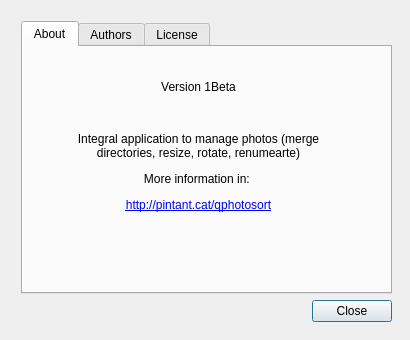
<ui version="4.0" >
 <class>about</class>
 <widget class="QDialog" name="about" >
  <property name="geometry" >
   <rect>
    <x>0</x>
    <y>0</y>
    <width>410</width>
    <height>340</height>
   </rect>
  </property>
  <property name="sizePolicy" >
   <sizepolicy>
    <hsizetype>0</hsizetype>
    <vsizetype>0</vsizetype>
    <horstretch>144</horstretch>
    <verstretch>232</verstretch>
   </sizepolicy>
  </property>
  <property name="minimumSize" >
   <size>
    <width>410</width>
    <height>340</height>
   </size>
  </property>
  <property name="maximumSize" >
   <size>
    <width>410</width>
    <height>340</height>
   </size>
  </property>
  <property name="windowTitle" >
   <string>About qphotosort</string>
  </property>
  <property name="windowIcon" >
   <iconset/>
  </property>
  <property name="modal" >
   <bool>false</bool>
  </property>
  <widget class="QWidget" name="layoutWidget" >
   <property name="geometry" >
    <rect>
     <x>21</x>
     <y>21</y>
     <width>371</width>
     <height>301</height>
    </rect>
   </property>
   <layout class="QGridLayout" >
    <property name="margin" >
     <number>0</number>
    </property>
    <property name="spacing" >
     <number>6</number>
    </property>
    <item row="1" column="0" >
     <spacer>
      <property name="orientation" >
       <enum>Qt::Horizontal</enum>
      </property>
      <property name="sizeHint" >
       <size>
        <width>281</width>
        <height>20</height>
       </size>
      </property>
     </spacer>
    </item>
    <item row="1" column="1" >
     <widget class="QPushButton" name="Ok" >
      <property name="text" >
       <string>Close</string>
      </property>
      <property name="icon" >
       <iconset resource="icons.qrc" >:/icons/close.png</iconset>
      </property>
     </widget>
    </item>
    <item row="0" column="0" colspan="2" >
     <widget class="QTabWidget" name="tabWidget2" >
      <property name="currentIndex" >
       <number>0</number>
      </property>
      <widget class="QWidget" name="tab" >
       <attribute name="title" >
        <string>About</string>
       </attribute>
       <widget class="QLabel" name="textLabel1" >
        <property name="geometry" >
         <rect>
          <x>30</x>
          <y>55</y>
          <width>291</width>
          <height>141</height>
         </rect>
        </property>
        <property name="text" >
         <string>&lt;html>&lt;head>&lt;meta name="qrichtext" content="1" />&lt;style type="text/css">
p, li { white-space: pre-wrap; }
&lt;/style>&lt;/head>&lt;body style=" font-family:'Sans Serif'; font-size:9pt; font-weight:400; font-style:normal; text-decoration:none;">
&lt;p align="center" style=" margin-top:12px; margin-bottom:12px; margin-left:0px; margin-right:0px; -qt-block-indent:0; text-indent:0px;">Integral application to manage photos (merge directories, resize, rotate, renumearte)&lt;/p>
&lt;p align="center" style=" margin-top:12px; margin-bottom:12px; margin-left:0px; margin-right:0px; -qt-block-indent:0; text-indent:0px;">More information in: &lt;/p>
&lt;p align="center" style=" margin-top:12px; margin-bottom:12px; margin-left:0px; margin-right:0px; -qt-block-indent:0; text-indent:0px;">&lt;a href="http://www.catalandictionary.org">&lt;span style=" text-decoration: underline; color:#0000ff;">http://pintant.cat/qphotosort&lt;/span>&lt;/a>&lt;/p>&lt;/body>&lt;/html></string>
        </property>
        <property name="scaledContents" >
         <bool>false</bool>
        </property>
        <property name="wordWrap" >
         <bool>true</bool>
        </property>
       </widget>
       <widget class="QLabel" name="versio" >
        <property name="geometry" >
         <rect>
          <x>110</x>
          <y>30</y>
          <width>131</width>
          <height>20</height>
         </rect>
        </property>
        <property name="text" >
         <string>Version 1Beta</string>
        </property>
        <property name="textFormat" >
         <enum>Qt::AutoText</enum>
        </property>
        <property name="alignment" >
         <set>Qt::AlignCenter</set>
        </property>
       </widget>
      </widget>
      <widget class="QWidget" name="tab" >
       <attribute name="title" >
        <string>Authors</string>
       </attribute>
       <widget class="QLabel" name="textLabel2" >
        <property name="geometry" >
         <rect>
          <x>50</x>
          <y>20</y>
          <width>261</width>
          <height>151</height>
         </rect>
        </property>
        <property name="text" >
         <string>&lt;html>&lt;head>&lt;meta name="qrichtext" content="1" />&lt;style type="text/css">
p, li { white-space: pre-wrap; }
&lt;/style>&lt;/head>&lt;body style=" font-family:'Sans Serif'; font-size:9pt; font-weight:400; font-style:normal; text-decoration:none;">
&lt;p align="center" style=" margin-top:12px; margin-bottom:12px; margin-left:0px; margin-right:0px; -qt-block-indent:0; text-indent:0px;">Carles Pina i Estany. 2006.&lt;/p>
&lt;p align="center" style=" margin-top:12px; margin-bottom:12px; margin-left:0px; margin-right:0px; -qt-block-indent:0; text-indent:0px;">Suggestions, patches, ideas, photos :-), etc. to &lt;a href="mailto:carles@pina.cat">&lt;span style=" text-decoration: underline; color:#0000ff;">carles@pina.cat&lt;/span>&lt;/a>&lt;/p>&lt;/body>&lt;/html></string>
        </property>
        <property name="wordWrap" >
         <bool>true</bool>
        </property>
       </widget>
      </widget>
      <widget class="QWidget" name="TabPage" >
       <attribute name="title" >
        <string>License</string>
       </attribute>
       <widget class="QLabel" name="textLabel3" >
        <property name="geometry" >
         <rect>
          <x>28</x>
          <y>22</y>
          <width>290</width>
          <height>151</height>
         </rect>
        </property>
        <property name="text" >
         <string>Program is licensed in GPL 2.0 or later

Other needed programs or modules are also free</string>
        </property>
        <property name="alignment" >
         <set>Qt::AlignCenter</set>
        </property>
        <property name="wordWrap" >
         <bool>true</bool>
        </property>
       </widget>
      </widget>
     </widget>
    </item>
   </layout>
  </widget>
 </widget>
 <layoutdefault spacing="6" margin="11" />
 <resources>
  <include location="icons.qrc" />
 </resources>
 <connections>
  <connection>
   <sender>Ok</sender>
   <signal>clicked()</signal>
   <receiver>about</receiver>
   <slot>close()</slot>
   <hints>
    <hint type="sourcelabel" >
     <x>350</x>
     <y>308</y>
    </hint>
    <hint type="destinationlabel" >
     <x>262</x>
     <y>308</y>
    </hint>
   </hints>
  </connection>
 </connections>
</ui>
